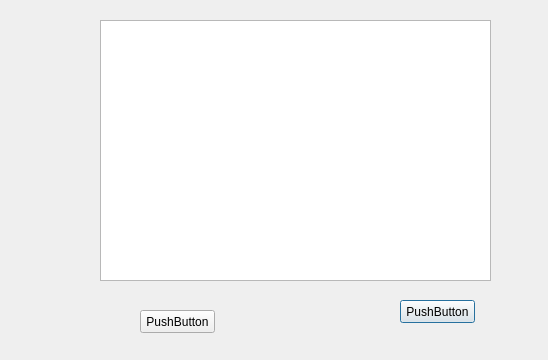
<?xml version="1.0" encoding="UTF-8"?>
<ui version="4.0">
 <class>listcurr</class>
 <widget class="QDialog" name="listcurr">
  <property name="geometry">
   <rect>
    <x>0</x>
    <y>0</y>
    <width>548</width>
    <height>360</height>
   </rect>
  </property>
  <property name="windowTitle">
   <string>Dialog</string>
  </property>
  <widget class="QPushButton" name="pushButton">
   <property name="geometry">
    <rect>
     <x>400</x>
     <y>300</y>
     <width>75</width>
     <height>23</height>
    </rect>
   </property>
   <property name="text">
    <string>PushButton</string>
   </property>
  </widget>
  <widget class="QListWidget" name="list">
   <property name="geometry">
    <rect>
     <x>100</x>
     <y>20</y>
     <width>391</width>
     <height>261</height>
    </rect>
   </property>
  </widget>
  <widget class="QPushButton" name="pushButton_2">
   <property name="geometry">
    <rect>
     <x>140</x>
     <y>310</y>
     <width>75</width>
     <height>23</height>
    </rect>
   </property>
   <property name="text">
    <string>PushButton</string>
   </property>
  </widget>
 </widget>
 <resources/>
 <connections/>
</ui>
